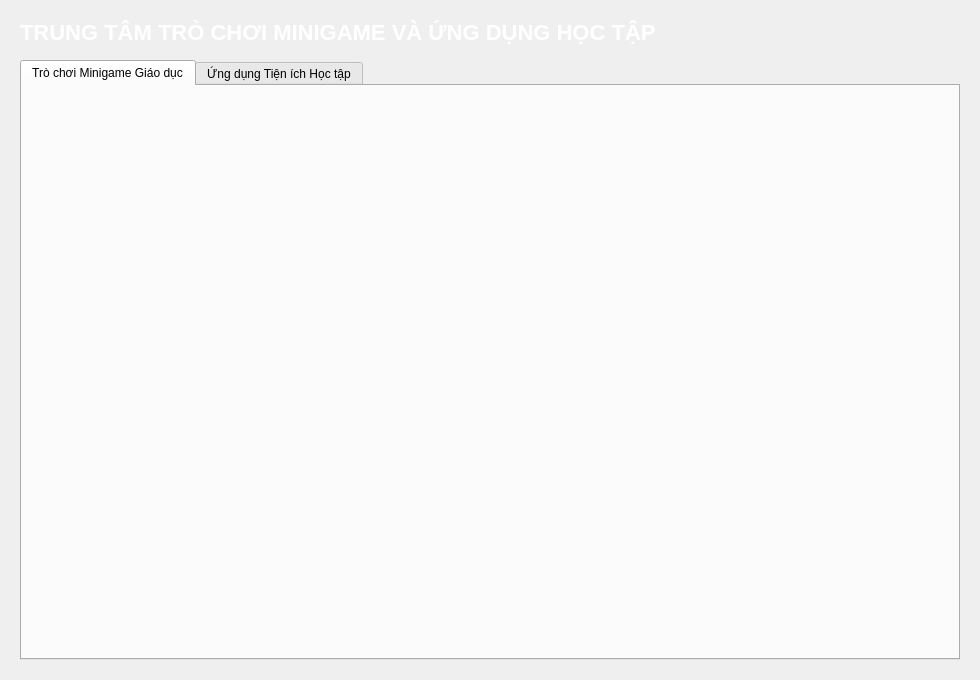
<?xml version="1.0" encoding="UTF-8"?>
<ui version="4.0">
 <class>ManHinhTroChoiForm</class>
 <widget class="QWidget" name="ManHinhTroChoiForm">
  <property name="geometry">
   <rect>
    <x>0</x>
    <y>0</y>
    <width>980</width>
    <height>680</height>
   </rect>
  </property>
  <property name="windowTitle">
   <string>Trò chơi và Ứng dụng Học tập Roblox</string>
  </property>
  <layout class="QVBoxLayout" name="verticalLayoutMain">
   <property name="spacing">
    <number>15</number>
   </property>
   <property name="leftMargin">
    <number>20</number>
   </property>
   <property name="topMargin">
    <number>20</number>
   </property>
   <property name="rightMargin">
    <number>20</number>
   </property>
   <property name="bottomMargin">
    <number>20</number>
   </property>
   <item>
    <widget class="QLabel" name="lblTieuDeChinh">
     <property name="styleSheet">
      <string notr="true">font-size: 22px; font-weight: bold; color: #FFFFFF;</string>
     </property>
     <property name="text">
      <string>TRUNG TÂM TRÒ CHƠI MINIGAME VÀ ỨNG DỤNG HỌC TẬP</string>
     </property>
    </widget>
   </item>
   <item>
    <widget class="QTabWidget" name="tabWidgetTroChoi">
     <property name="currentIndex">
      <number>0</number>
     </property>
     <widget class="QWidget" name="tabMinigame">
      <attribute name="title">
       <string>Trò chơi Minigame Giáo dục</string>
      </attribute>
      <layout class="QVBoxLayout" name="verticalLayoutTab1"/>
     </widget>
     <widget class="QWidget" name="tabUngDung">
      <attribute name="title">
       <string>Ứng dụng Tiện ích Học tập</string>
      </attribute>
      <layout class="QVBoxLayout" name="verticalLayoutTab2"/>
     </widget>
    </widget>
   </item>
  </layout>
 </widget>
 <resources/>
 <connections/>
</ui>
